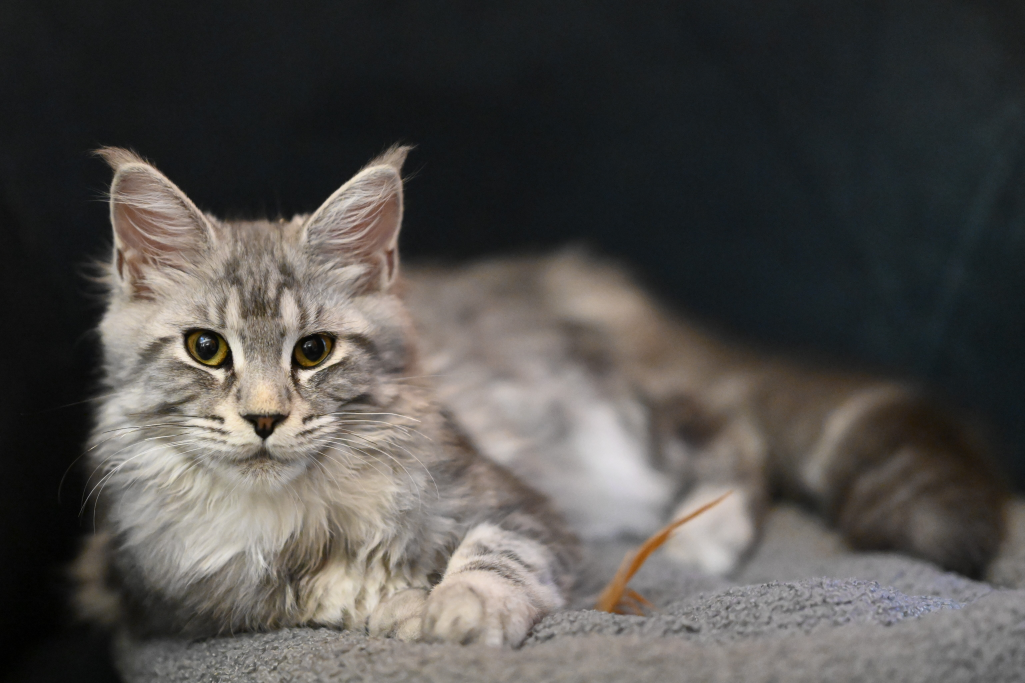
#> input picture Chatte_Maine_Coon_Crop.jpg, 6147 x 4098 px (shown at 1/6 size)
$ python Image_to_Ascii.py
#> lines starting #> are read from the running program, lines starting #| are printed output that depends on the picture
import cv2

#dic_ascii = {(0,25) : '@', (26, 50) : '%', (51, 75) : '#', (76, 100) : '*', (101,125) : '+', (126,150) : '=', (151, 175) : '-', (176, 200) : ':', (201, 225) : '.', (226, 255) : ' '}

dic_ascii = {(0,25) : ' ', (26, 50) : '.', (51, 75) : ':', (76, 100) : '-', (101,125) : '=', (126,150) : '+', (151, 175) : '*', (176, 200) : '#', (201, 225) : '%', (226, 255) : '@'}

def get_char(px):
    for (min, max), char in dic_ascii.items():
        if px >= min and px <= max:
            return char

image = cv2.imread("Chatte_Maine_Coon_Crop.jpg")
#> image is the input picture: shape (4098, 6147, 3); mean B, G, R 75.5, 78.4, 81

image_gray = cv2.cvtColor(image, cv2.COLOR_BGR2GRAY)
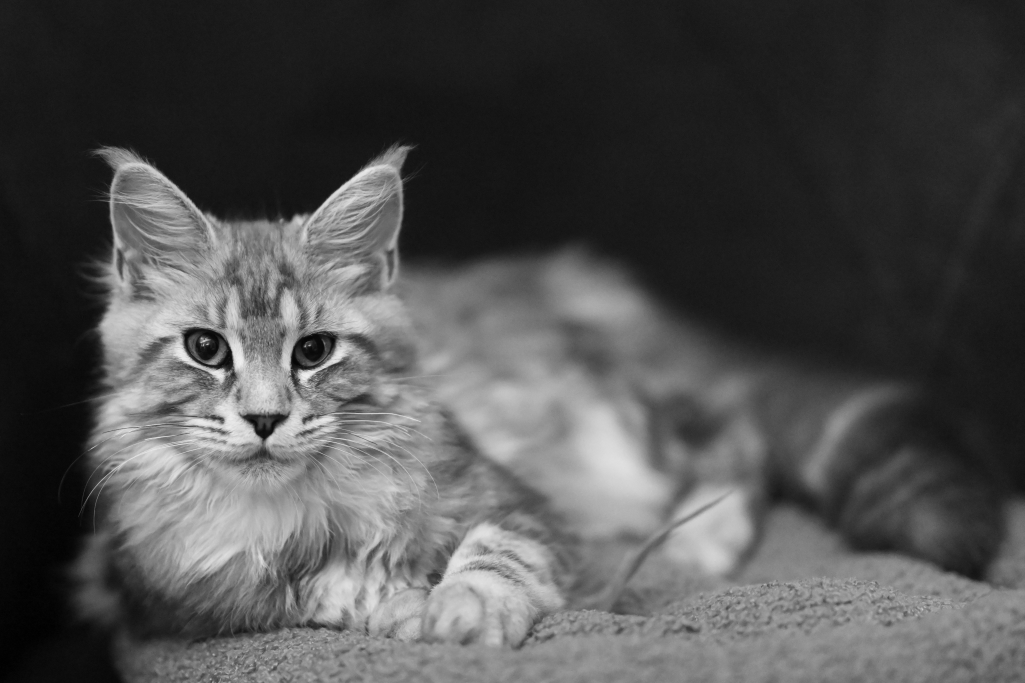
#> image_gray: shape (4098, 6147) (shown at 1/6 size); min 0, max 255, mean 78.9

image_gray = cv2.resize(image_gray, (400, 160))
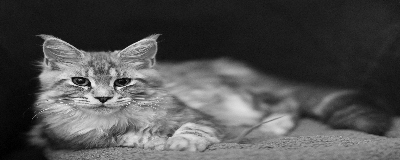
#> image_gray: shape (160, 400); min 0, max 246, mean 78.8

line = ""

height, width = image_gray.shape
#> height = 160; width = 400

for i in range(height):
    line += "\n"
    for j in range(width):
        line += get_char(image_gray[i][j])

print(line)

#cv2.imshow("Mon Image", image_gray)
#cv2.waitKey(0)
#cv2.destroyAllWindows()

$ run again, with Gotaga_2018.jpg copied over Chatte_Maine_Coon_Crop.jpg
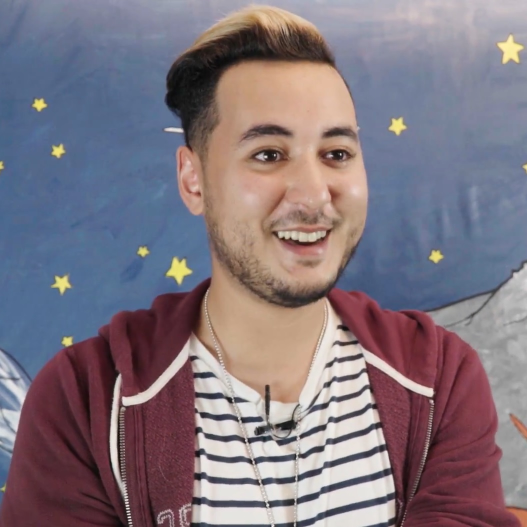
#> input picture Gotaga_2018.jpg, 1054 x 1054 px (shown at 1/2 size)
#> image is the input picture: shape (1054, 1054, 3); mean B, G, R 126.5, 116.8, 128.1
#> `image_gray = cv2.cvtColor(image, cv2.COLOR_BGR2GRAY)`:
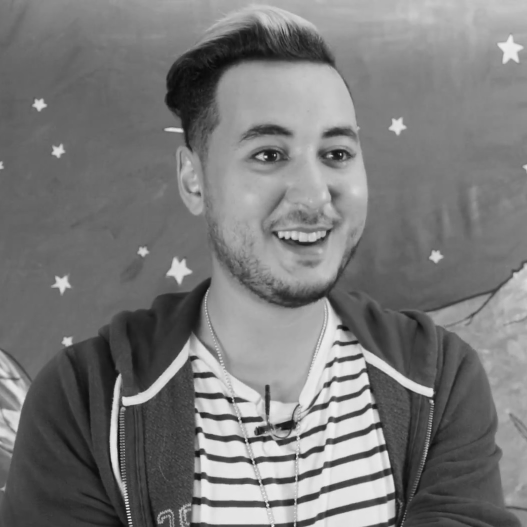
#> image_gray: shape (1054, 1054) (shown at 1/2 size); min 6, max 252, mean 121.3
#> `image_gray = cv2.resize(image_gray, (400, 160))`:
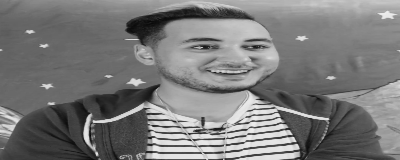
#> image_gray: shape (160, 400); min 7, max 237, mean 121.2
